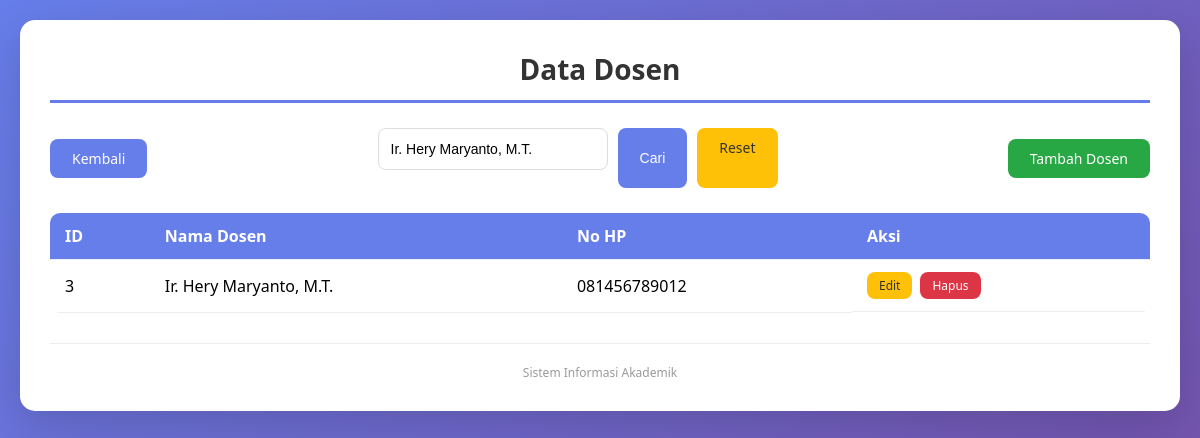
The app's page /Dosen/indexdosen.php?cari=Ir. Hery Maryanto, M.T. with its own data.
### tables this page shows
CREATE TABLE IF NOT EXISTS t_dosen (
    idDosen INT(11) NOT NULL AUTO_INCREMENT,
    namaDosen VARCHAR(50) NOT NULL,
    noHP VARCHAR(25) NOT NULL,
    PRIMARY KEY (idDosen)
);

### Dosen/indexdosen.php (the view, shortened to what this page needs)
<?php
include "../koneksi.php";
$cari = isset($_GET['cari']) ? mysqli_real_escape_string($link, $_GET['cari']) : '';
if ($cari != '') {
    $query = "SELECT * FROM t_dosen WHERE namaDosen LIKE '%$cari%' ORDER BY idDosen ASC";
    $result = mysqli_query($link, $query);
} else {
    $query = "SELECT * FROM t_dosen ORDER BY idDosen ASC";
    $result = mysqli_query($link, $query);
}
?>
<!DOCTYPE html>
<html lang="id">
<head>
    <link rel="stylesheet" href="../style.css">
</head>
<body>
    <div class="container">
        <h1>Data Dosen</h1>
        <div class="search-container">
            <a href="../index.php" class="btn btn-primary">Kembali</a>
            <form action="index.php" method="get" class="search-form">
                <input type="text" name="cari" placeholder="Cari nama dosen..." value="<?php echo htmlspecialchars($cari); ?>">
                <button type="submit" class="btn btn-primary">Cari</button>
                <?php if($cari): ?>
                    <a href="index.php" class="btn btn-edit">Reset</a>
                <?php endif; ?>
            </form>
            <a href="tambah.php" class="btn btn-add">Tambah Dosen</a>
        </div>
        <table>
            <thead>
                <tr>
                    <th>ID</th>
                    <th>Nama Dosen</th>
                    <th>No HP</th>
                    <th>Aksi</th>
                </tr>
            </thead>
            <tbody>
                <?php if (mysqli_num_rows($result) > 0): ?>
                    <?php while($row = mysqli_fetch_assoc($result)): ?>
                        <tr>
                            <td><?php echo $row['idDosen']; ?></td>
                            <td><?php echo htmlspecialchars($row['namaDosen']); ?></td>
                            <td><?php echo htmlspecialchars($row['noHP']); ?></td>
                            <td class="table-actions">
                                <a href="edit.php?id=<?php echo $row['idDosen']; ?>" class="btn btn-edit">Edit</a>
                                <a href="hapus.php?id=<?php echo $row['idDosen']; ?>" class="btn btn-delete" onclick="return confirm('Yakin hapus?')">Hapus</a>
                            </td>
                        </tr>
                    <?php endwhile; ?>
                <?php else: ?>
                    <tr>
                        <td colspan="4" style="text-align:center;">Data tidak ditemukan</td>
                    </tr>
                <?php endif; ?>
            </tbody>
        </table>
        <div class="footer"><p>Sistem Informasi Akademik</p></div>
    </div>
</body>
</html>

### style.css (style rules this page uses)
* { margin: 0; padding: 0; box-sizing: border-box; }
body { font-family: 'Segoe UI', Tahoma, Geneva, Verdana, sans-serif; background: linear-gradient(135deg, #667eea 0%, #764ba2 100%); min-height: 100vh; padding: 20px; }
.container { max-width: 1200px; margin: 0 auto; background: white; border-radius: 15px; padding: 30px; box-shadow: 0 15px 45px rgba(0,0,0,0.15); }
h1 { text-align: center; color: #333; margin-bottom: 25px; font-size: 28px; border-bottom: 3px solid #667eea; padding-bottom: 12px; }
.search-container { display: flex; justify-content: space-between; align-items: center; margin-bottom: 25px; flex-wrap: wrap; gap: 15px; }
.search-form { display: flex; gap: 10px; flex: 1; max-width: 400px; }
.search-form input { flex: 1; padding: 10px 15px; border: 1px solid #ddd; border-radius: 8px; font-size: 14px; }
table { width: 100%; border-collapse: collapse; margin-top: 20px; border-radius: 10px; overflow: hidden; }
th, td { padding: 12px 15px; text-align: left; border-bottom: 1px solid #eee; }
th { background: #667eea; color: white; font-weight: 600; }
input[type="text"], input[type="number"], input[type="email"] { width: 100%; padding: 12px; margin-bottom: 18px; border: 1px solid #ddd; border-radius: 8px; font-size: 14px; }
.btn { display: inline-block; padding: 10px 22px; border: none; border-radius: 8px; cursor: pointer; font-size: 14px; font-weight: 500; text-decoration: none; transition: all 0.3s; }
.btn-primary { background: #667eea; color: white; }
.btn-add { background: #28a745; color: white; }
.btn-edit { background: #ffc107; color: #333; }
.btn-delete { background: #dc3545; color: white; }
.table-actions { display: flex; gap: 8px; }
.table-actions .btn { padding: 5px 12px; font-size: 12px; }
.footer { text-align: center; margin-top: 30px; padding-top: 20px; border-top: 1px solid #eee; color: #999; font-size: 12px; }

### records on screen
t_dosen: idDosen "3", namaDosen "Ir. Hery Maryanto, M.T.", noHP "081456789012"
